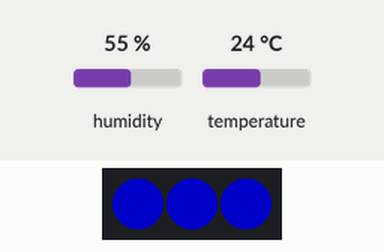
This sketch was run on a simulated Arduino Uno, built with avr-gcc and run on an emulated ATmega328P. Shown: 3 RGB LEDs in strip order, left to right. Inputs (shaded band) come from the test bench; at power-on: temperature 24 °C, humidity 55 %. Dim RGB values are drawn brighter than linear.

Above: at 2.8 s.
2.9 s: temperature set to 33 °C
At 5.3 s:
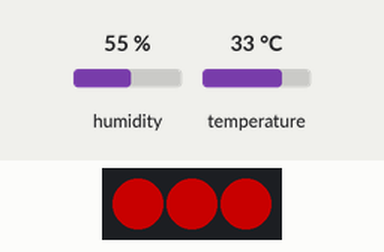
5.6 s: humidity set to 22 %
At 6.8 s:
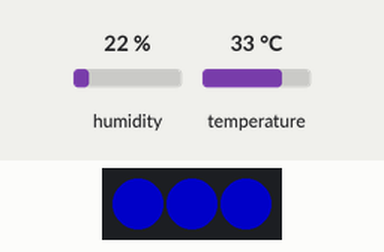
8.3 s: humidity set to 40 %
At 10.9 s:
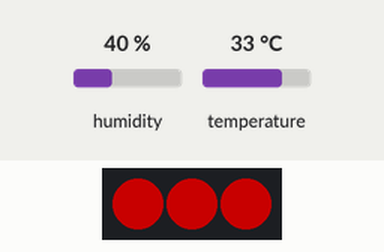
11.7 s: temperature set to 12 °C
At 13.6 s:
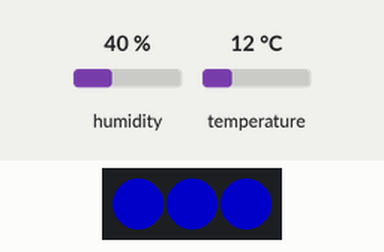
Timing chart, 0 to 15.1 s (numbered marks = the images above; inputs shaded):
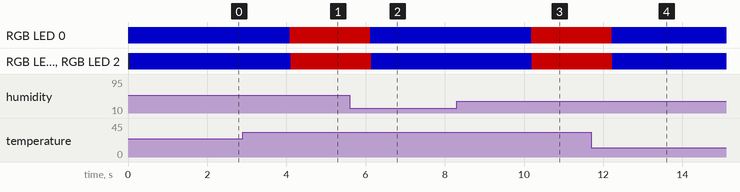

Measured:
- after the input at 2.9 s, RGB LED 0–2: RGB(0, 0, 100) → RGB(100, 0, 0) after 1.2 s
- after the input at 5.6 s, RGB LED 0: RGB(100, 0, 0) → RGB(0, 0, 100) after 0.52 s; RGB LED 1, RGB LED 2: RGB(100, 0, 0) → RGB(0, 0, 100) after 0.54 s
- after the input at 8.3 s, RGB LED 0–2: RGB(0, 0, 100) → RGB(100, 0, 0) after 1.9 s
- after the input at 11.7 s, RGB LED 0: RGB(100, 0, 0) → RGB(0, 0, 100) after 0.51 s; RGB LED 1, RGB LED 2: RGB(100, 0, 0) → RGB(0, 0, 100) after 0.53 s

The sketch:

5-3_DHT_RGBLED.ino
```cpp
#include "DHT.h"
#define DHTPIN 8
#define DHTTYPE DHT11
DHT dht(DHTPIN, DHTTYPE);

#include <Adafruit_NeoPixel.h>
Adafruit_NeoPixel RGB_LED = Adafruit_NeoPixel(3, 6, NEO_GRB);
int R_Val, G_Val, B_Val = 0;

void setup() {
  dht.begin();
  RGB_LED.begin();
  RGB_LED.setBrightness(100);
  RGB_LED.show();
}

void loop() {
  float hum = dht.readHumidity();
  float temp = dht.readTemperature();

  float discomfort_index = ((9 * temp) / 5) - ((0.55 * (1 - (hum / 100))) * (((9 * temp) / 5) - 26)) + 32;


  if ((int)discomfort_index >= 80) {
    Smart_light(255, 000, 000);
  }
  else if ((int)discomfort_index < 80) {
    Smart_light(000, 000, 255);
  }
}

void Smart_light(int R, int G, int B) {
  float LED_Color = RGB_LED.Color(R, G, B);
  for (int i = 0; i < 3 ; i++) {
    RGB_LED.setPixelColor(i, LED_Color);
    RGB_LED.show();
    delay(10);
  }
  Serial.print("R: "); Serial.print(R_Val);
  Serial.print(", G: "); Serial.print(G_Val);
  Serial.print(", B: "); Serial.println(B_Val);
}
```
